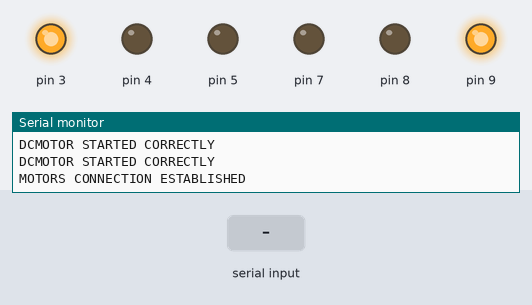
The sketch below on a simulated Arduino Uno, built with avr-gcc and run on an emulated ATmega328P. Shown: output pins drawn as LEDs (lit = HIGH), the last lines printed to the serial monitor. Inputs (shaded band) come from the test bench.

Above: at 1.2 s.
1.3 s: "F" received over the second serial link
At 1.8 s:
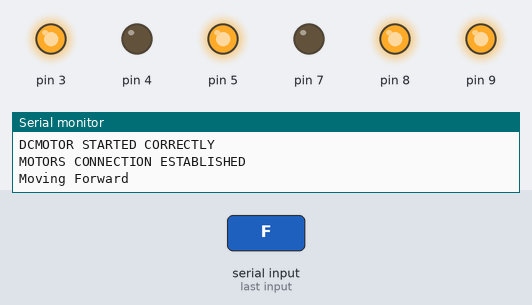
2.8 s: "B" received over the second serial link
At 4.0 s:
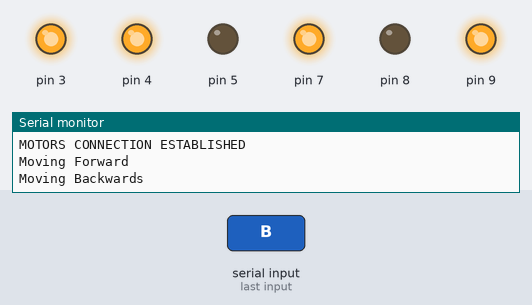
4.3 s: "L" received over the second serial link
At 5.3 s:
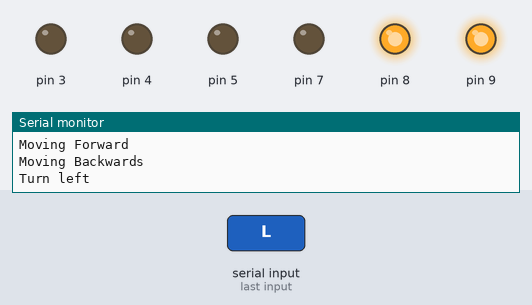
5.8 s: "R" received over the second serial link
At 6.5 s:
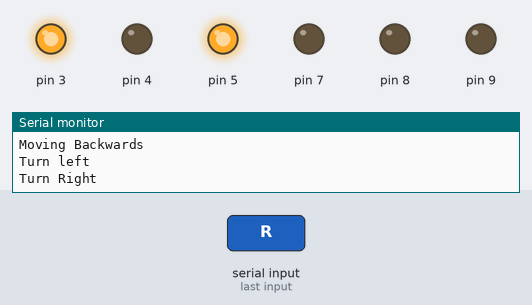
7.3 s: "S" received over the second serial link
At 7.6 s:
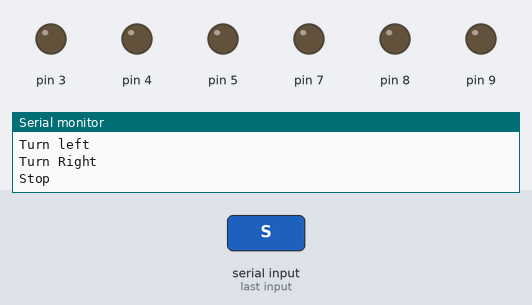
8.8 s: "F" received over the second serial link
At 9.9 s:
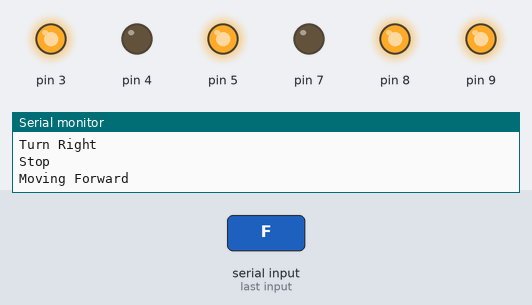
Timing chart, 0 to 11.3 s (numbered marks = the images above; inputs shaded):
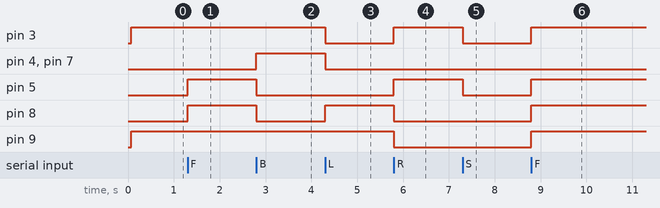

Measured:
- after the input at 1.3 s, pin 5, pin 8: LOW → HIGH at once
- after the input at 2.8 s, pin 4, pin 7: LOW → HIGH at once; pin 5, pin 8: HIGH → LOW at once
- after the input at 4.3 s, pin 3, pin 4, pin 7: HIGH → LOW at once; pin 8: LOW → HIGH at once
- after the input at 5.8 s, pin 3, pin 5: LOW → HIGH at once; pin 8, pin 9: HIGH → LOW at once
- after the input at 7.3 s, pin 3, pin 5: HIGH → LOW at once
- after the input at 8.8 s, pin 3, pin 5, pin 8, pin 9: LOW → HIGH at once

The sketch:

BCar.ino
```cpp
#include <SoftwareSerial.h>

class DCMotor {
public:
  DCMotor(const uint8_t PIN_ENABLE, const uint8_t PIN_IN1, const uint8_t PIN_IN2):
    m_pinEnable(PIN_ENABLE), m_pinIn1(PIN_IN1), m_pinIn2(PIN_IN2), speedMax(255), speedMin(100) {
      pinMode(m_pinEnable, OUTPUT);
      pinMode(m_pinIn1, OUTPUT);
      pinMode(m_pinIn2, OUTPUT);
      Serial.println("DCMOTOR STARTED CORRECTLY");
    }

  enum class Direction {
    FORWARD,
    BACKWARD
  };

  void setSpeedMax() {
    m_speed = speedMax;
    analogWrite(m_pinEnable, m_speed);
  }

  void setSpeedMin() {
    m_speed = speedMin;
    analogWrite(m_pinEnable, m_speed);
  }

  void setSpeed(const uint8_t speed) {
    m_speed = constrain(speed, speedMin, speedMax);
    analogWrite(m_pinEnable, m_speed);
  }

  void move(const Direction direction){
    digitalWrite(m_pinEnable, m_speed);
    switch (direction) {
      case Direction::FORWARD:
        digitalWrite(m_pinIn1, HIGH);
        digitalWrite(m_pinIn2, LOW);
        break;

      case Direction::BACKWARD:
        digitalWrite(m_pinIn1, LOW);
        digitalWrite(m_pinIn2, HIGH);
        break;

      default:
        Serial.println("INVALID DIRECTION CHOICE IN DCMOTOR");
        break;
      }


  }

  void stop() {
    digitalWrite(m_pinIn1, LOW);
    digitalWrite(m_pinIn2, LOW);
    analogWrite(m_pinEnable, 0);
  }

private:
  const uint8_t m_pinEnable, m_pinIn1, m_pinIn2, speedMax, speedMin;
  uint8_t m_speed;
};

class Motors {
public:
  Motors(DCMotor &leftMotor, DCMotor &rightMotor):
    m_leftMotor(leftMotor), m_rightMotor(rightMotor) {
      Serial.println("MOTORS CONNECTION ESTABLISHED");
    }

  void setSpeed(const uint8_t speed) {
    m_leftMotor.setSpeed(speed);
    m_rightMotor.setSpeed(speed);
  }

  void moveForward() {
    m_leftMotor.setSpeedMax();
    m_rightMotor.setSpeedMax();

    m_leftMotor.move(DCMotor::Direction::FORWARD);
    m_rightMotor.move(DCMotor::Direction::FORWARD);
  }

  void moveBackward() {
    m_leftMotor.setSpeedMax();
    m_rightMotor.setSpeedMax();

    m_leftMotor.move(DCMotor::Direction::BACKWARD);
    m_rightMotor.move(DCMotor::Direction::BACKWARD);
  }

  void turnLeft() {
    m_leftMotor.setSpeedMin();
    m_rightMotor.setSpeedMin();

    m_leftMotor.move(DCMotor::Direction::FORWARD);
    m_rightMotor.stop();
  }

  void turnRight() {
    m_leftMotor.setSpeedMin();
    m_rightMotor.setSpeedMin();

    m_rightMotor.move(DCMotor::Direction::FORWARD);
    m_leftMotor.stop();
  }

  void stop() {
    m_leftMotor.stop();
    m_rightMotor.stop();
  }

private:
  DCMotor& m_leftMotor;
  DCMotor& m_rightMotor;
};

DCMotor* motorA;
DCMotor* motorB;
Motors* motors;

SoftwareSerial BTSerial(0, 1); // RX, TX

void setup() {
  Serial.begin(9600);
  Serial.println("SERIAL COMMUNICATION ESTABLISHED");

  BTSerial.begin(9600);
  Serial.println("Slave is ready...");

  motorA = new DCMotor(9, 8, 7);
  motorB = new DCMotor(3, 5, 4);
  motors = new Motors(*motorA, *motorB);

  motors->setSpeed(255);
}

void loop() {
  char command = BTSerial.read();

  switch(command){
    case 'F':
      motors->moveForward();
      Serial.println("Moving Forward");
      break;

    case 'B':
      motors->moveBackward();
      Serial.println("Moving Backwards");
      break;

    case 'L':
      motors->turnLeft();
      Serial.println("Turn left");
      break;

    case 'R':
      motors->turnRight();
      Serial.println("Turn Right");
      break;

    case 'S':
      motors->stop();
      Serial.println("Stop");
      break;

    default:
      break;
  }
}
```
